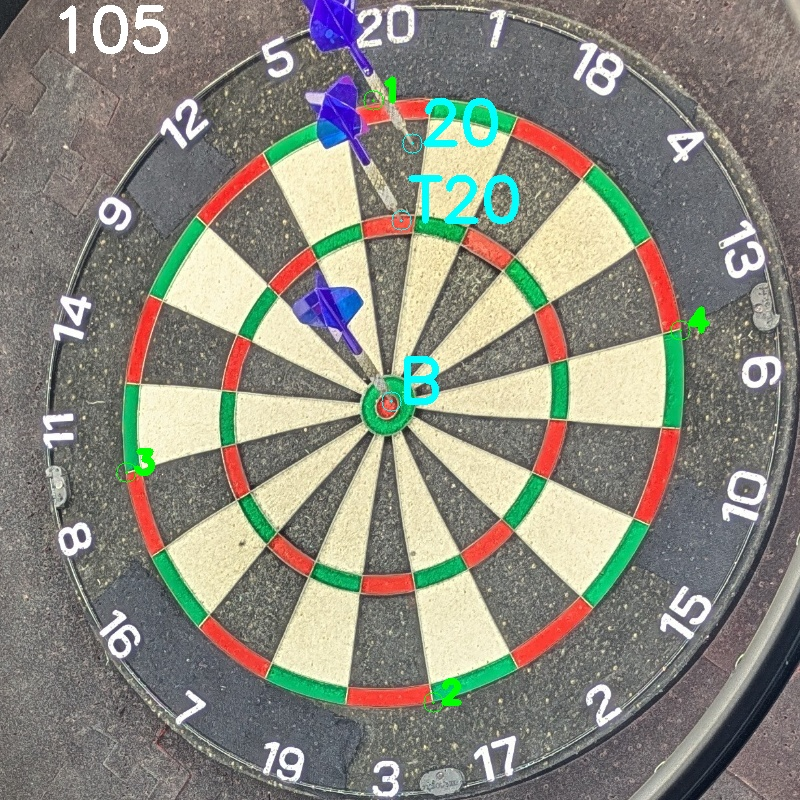
#> input picture custom_predictions/holo_v1/IMG_738_d3_05_01_2025_no_occ3_pred.jpg, 800 x 800 px
$ python BoardDetection.py --input custom_predictions/holo_v1/IMG_738_d3_05_01_2025_no_occ3_pred.jpg
#> lines starting #> are read from the running program, lines starting #| are printed output that depends on the picture; after the words box and inside, x2 and y2 are one past the last pixel; in counts of white or black regions, pixels touching at a corner belong together
import cv2
import numpy as np
import argparse
import os
import os.path as osp
import random
from random import sample

class Ellipse:
    def __init__(self):
        self.center = None # (x, y)
        self.centerFloat = None # (x, y)
        self.axes = None # (width, height) = (b, a)=(minor,major)
        self.axesFloat = None # (b,a)
        self.angle = None # angle in degrees

def find_board(image):
    """ input: path to image """
    if isinstance(image, str) and osp.isfile(image):
        img = cv2.imread(image)
#> img is the input picture: shape (800, 800, 3); mean B, G, R 125.8, 136.5, 137.7
    else:
        img = image

    if img is None:
        print('Could not open or find the image:', image)
        exit(0)

    h, w = img.shape[:2]
    hsv = cv2.cvtColor(img, cv2.COLOR_BGR2HSV)
#> hsv: shape (800, 800, 3); mean H, S, V 48.9, 45.7, 149.1

    # Define the lower and upper bounds for red and green colors in HSV
    lower_red1 = np.array([0, 120, 70])
    upper_red1 = np.array([10, 255, 255])
    lower_red2 = np.array([170, 120, 70])
    upper_red2 = np.array([180, 255, 255])

    lower_green = np.array([40, 40, 40])
    upper_green = np.array([80, 255, 255])

    red_mask1 = cv2.inRange(hsv, lower_red1, upper_red1)
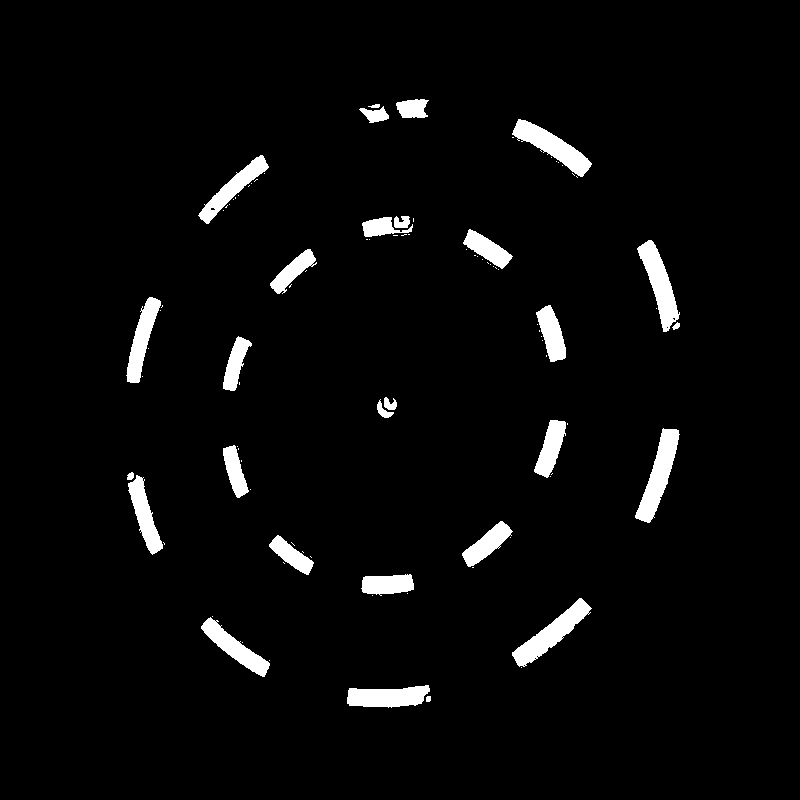
#> red_mask1: shape (800, 800); 3.6% white; 93 white regions (65 under 20 px), largest, box (x1, y1, x2, y2) and area: (635, 428, 680, 523) 1734, (512, 598, 592, 667) 1706, (512, 119, 592, 177) 1629
    red_mask2 = cv2.inRange(hsv, lower_red2, upper_red2)
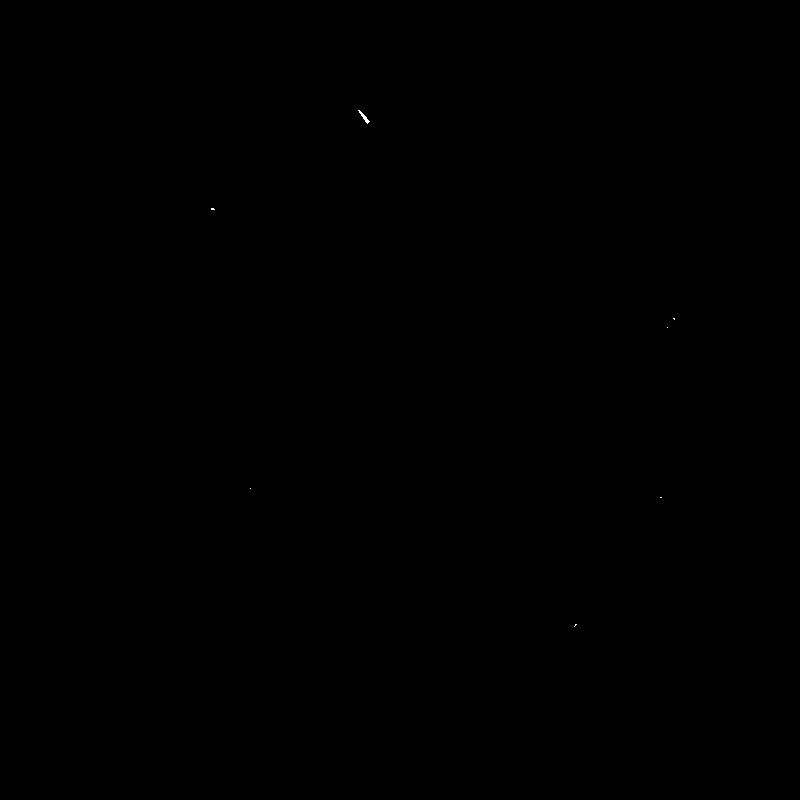
#> red_mask2: shape (800, 800); 0.01% white in thin lines or dots, all inside (x1, y1, x2, y2) = (211, 110, 675, 627)
    green_mask = cv2.inRange(hsv, lower_green, upper_green)
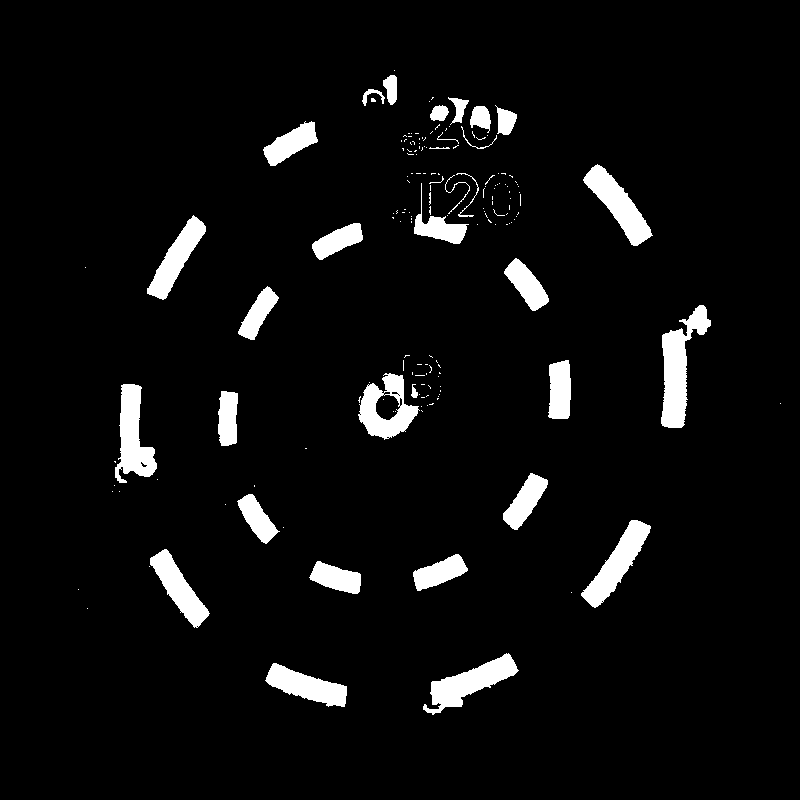
#> green_mask: shape (800, 800); 5.2% white; 171 white regions (137 under 20 px), largest, box (x1, y1, x2, y2) and area: (661, 305, 711, 428) 2747, (423, 653, 519, 715) 2242, (115, 384, 157, 483) 2229
    red_mask = cv2.bitwise_or(red_mask1, red_mask2)
#> red_mask: shape (800, 800); 3.6% white; 93 white regions (65 under 20 px), largest, box (x1, y1, x2, y2) and area: (635, 428, 680, 523) 1736, (512, 598, 592, 667) 1710, (512, 119, 592, 177) 1629
    final_mask = cv2.bitwise_or(red_mask, green_mask)
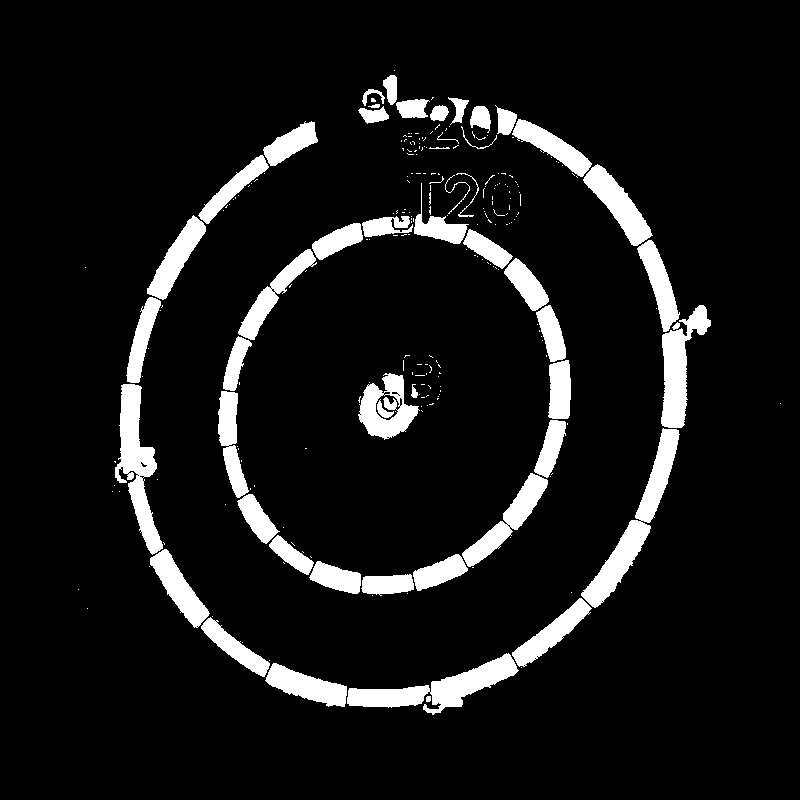
#> final_mask: shape (800, 800); 8.8% white; 250 white regions (197 under 20 px), largest, box (x1, y1, x2, y2) and area: (581, 428, 680, 608) 3885, (347, 653, 519, 715) 3656, (115, 384, 163, 555) 3443
    binary = otsu_thresholding(final_mask)

    resizeMasked, scale_factor_ellipse = proportionalResize(binary, 1000)

    detectedEllipse = Ellipse()
    detectedEllipse.centerFloat, detectedEllipse.axesFloat, detectedEllipse.angle = findEllipse(resizeMasked)
    detectedEllipse.center = (int(detectedEllipse.centerFloat[0]), int(detectedEllipse.centerFloat[1]))
    detectedEllipse.axes = (int(detectedEllipse.axesFloat[0]), int(detectedEllipse.axesFloat[1]))

    if detectedEllipse is None:
        print("No ellipse found.")
        return None

    resizedEllipse = resize_ellipse(scale_factor_ellipse, detectedEllipse)

    bbox = getSquareBboxForEllipse(resizedEllipse.centerFloat, resizedEllipse.axesFloat, h, w) # bbox for cropping on the board with random buffer (0.32-0.35)

    reformatted_bbox = [bbox[0][1], bbox[1][1],  # deepdarts convention: topleft_y, bottomright_y, top_left_x, bottom_right_x
                       bbox[0][0], bbox[1][0]]

    return reformatted_bbox

def resize_ellipse(scale_factor, ellipse):
    resizedEllipse = Ellipse()
    resizedEllipse.center = (int(ellipse.centerFloat[0]/scale_factor), int(ellipse.centerFloat[1]/scale_factor))
    resizedEllipse.centerFloat = (ellipse.centerFloat[0]/scale_factor, ellipse.centerFloat[1]/scale_factor)
    resizedEllipse.axes = (int(ellipse.axesFloat[0]/scale_factor), int(ellipse.axesFloat[1]/scale_factor))
    resizedEllipse.axesFloat = (ellipse.axesFloat[0]/scale_factor, ellipse.axesFloat[1]/scale_factor)
    resizedEllipse.angle = ellipse.angle
    return resizedEllipse

def otsu_thresholding(img):
    blur = cv2.GaussianBlur(img,(5,5),0)
    _, binary_img = cv2.threshold(blur,0,255,cv2.THRESH_BINARY+cv2.THRESH_OTSU)
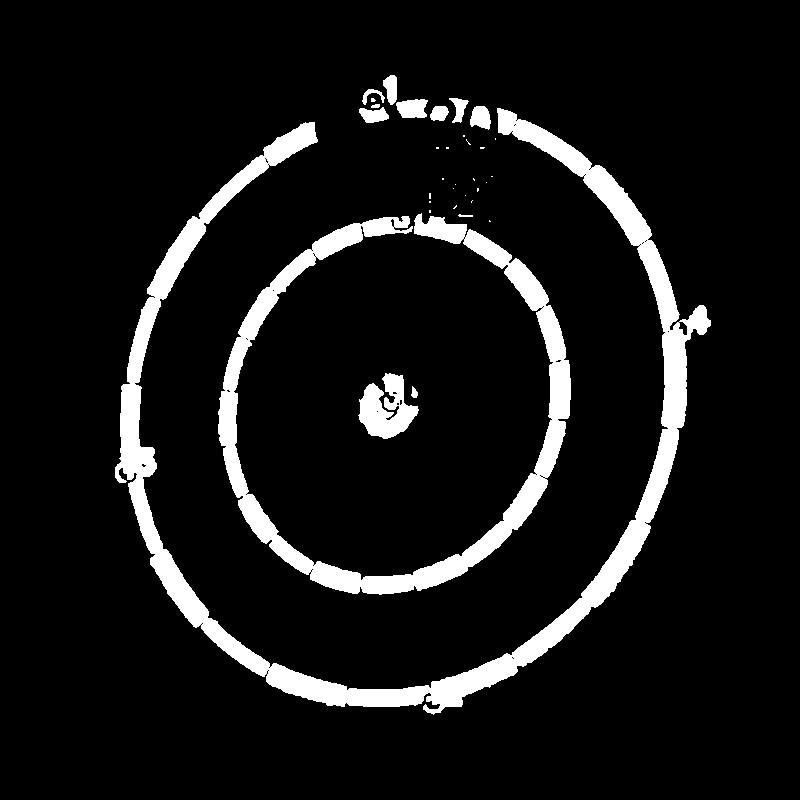
#> binary_img: shape (800, 800); 8.7% white; 34 white regions (21 under 20 px)
    return binary_img

def proportionalResize(image, target_size, inter=cv2.INTER_AREA):
#> called with target_size = 1000, inter = 3
    (h, w) = image.shape[:2]
    max_side = max(h, w)
#> in find_board, `resizeMasked, scale_factor_ellipse = proportionalResize(binary, 1000)`: scale_factor_ellipse = 1

    if max_side > target_size:
        r = target_size / float(max_side)
        return cv2.resize(image, (0, 0), fx=r, fy=r), r
    return image, 1


# [35 lines left out: function alternatefindEllipse, not called in this run]

def findEllipse(img, img_name=None, original_img=None, scale_factor=1):
    """
    input: binary image
    output: params of roated rectangle around ellipse
    center point, (width, height)=axes=(b,a)=(minor,major), angle
    """
#> called with scale_factor = 1
    img = cv2.GaussianBlur(img.copy(), (3, 3), 0)
#> img: shape (800, 800)

    kernel = np.ones((5, 5), np.uint8)
    closed = cv2.morphologyEx(img, cv2.MORPH_CLOSE, kernel)

    contours, _ = cv2.findContours(closed, cv2.RETR_EXTERNAL, cv2.CHAIN_APPROX_SIMPLE)
#> contours = 20 contours, 14 with area under 20; largest, box (x1, y1, x2, y2) and area: (217, 209, 572, 596) 105012, (114, 107, 712, 716) 35392, (358, 74, 492, 131) 2994, (457, 213, 474, 218) 52, (462, 134, 472, 146) 34, (428, 192, 432, 204) 33

    ellipses = []
    best_ellipse = None

    for c in contours:
        if c.shape[0] > 5:
            rectangle = cv2.fitEllipse(c)
            (x, y), (w, h), angle = rectangle
            size = w * h
            circularity = w / h
            ellipses.append((rectangle, size, circularity))
#> this loop made 20 passes
#> (x, y, w, h, angle, size, circularity) on passes 2, 3, 4, 5, 9, 11, 18, 19: (464.9, 215.3, 4.84, 20.67, 92.41, 99.99, 0.234), (394, 404.4, 345.7, 387.2, 22.58, 133849.2, 0.893), (454.6, 206.9, 4.4, 7.31, 35.5, 32.12, 0.602), (471.3, 200.5, 3.46, 5.92, 14.14, 20.49, 0.585), (454, 186, 3.18, 7.69, 20.72, 24.43, 0.413), (473.5, 179, 3.6, 5.02, 148.3, 18.09, 0.718), (466.6, 140.1, 4.48, 14.71, 144.5, 65.86, 0.305), (403.7, 401.5, 539.6, 603.8, 23.58, 325820.2, 0.894)
#> after the loop, ellipses = 9 items

    if len(ellipses) == 0:
        return None
    else:
        ellipses.sort(key=lambda x: x[1], reverse=True)
    size_of_largest_ellipse = ellipses[0][1]
#> size_of_largest_ellipse = 325820.2

    for i, ellipse in enumerate(ellipses):
        if ellipse[2] > 0.8:

            if ellipse[1] > 0.5 * size_of_largest_ellipse:
                best_ellipse = ellipse[0] # for now its just the largest ellipse with circularity > 0.8 and it must be at least 50% of the largest ellipse
            break
#> this loop made 1 pass
#> in find_board, `detectedEllipse.centerFloat, detectedEllipse.axesFloat, detectedEllips..`: detectedEllipse.centerFloat = (403.7, 401.5); detectedEllipse.axesFloat = (539.6, 603.8); detectedEllipse.angle = 23.58
#> in find_board, `detectedEllipse.center = (int(detectedEllipse.centerFloat[0]), int(det..`: detectedEllipse.center = (403, 401)
#> in find_board, `detectedEllipse.axes = (int(detectedEllipse.axesFloat[0]), int(detecte..`: detectedEllipse.axes = (539, 603)
    if best_ellipse is None:
        best_ellipse = ellipses[0][0] # if no ellipse with circularity > 0.8, return the largest ellipse
    return best_ellipse

def getSquareBboxForEllipse(center, axes, h, w, buffer=None):
    """
    input: center point, axes, image height and width
    output: top left and bottom right corners of a square bounding box with
    the same center as the ellipse and 25-35% larger than the ellipse
    buffer: optional parameter to set the bounding box to be buffer% larger than the ellipse
    """
#> called with center = (403.7, 401.5), axes = (539.6, 603.8), h = 800, w = 800

    scale_factor = 1 + random.uniform(0.3, 0.35) # outer rim is 32% larger than the ellipse
    if buffer is not None:
        scale_factor = 1 + buffer
    long_axis = max(axes) * scale_factor # set the bounding box to be 25-35% larger than the ellipse
#> long_axis = 810.4
    top_left_corner = (max(0, int(center[0] - long_axis/2)),
                      max(0, int(center[1] - long_axis/2)))
#> top_left_corner = (0, 0)
    bottom_right_corner = (min(w, int(center[0] + long_axis/2)),
                          min(h, int(center[1] + long_axis/2)))
#> bottom_right_corner = (800, 800)

    return (top_left_corner, bottom_right_corner)

if __name__ == '__main__':
    parser = argparse.ArgumentParser(description='Board detection using ellipse fitting.')
    parser.add_argument('-i', '--input', help='Path to input image.',
                       default='boards/myboard/testboard.jpg')
    args = parser.parse_args()

    if osp.isdir(args.input):
        for img in os.listdir(args.input):
            if not osp.isdir(osp.join(args.input, img)):
                if (img.endswith('.jpg') or img.endswith('.png') or img.endswith('.jpeg')):
                    print("bbox = ", find_board(osp.join(args.input, img)))
                else:
                    print("Skipping non image file: ", img)
    else:
        print("bbox = ", find_board(args.input))
#> in find_board, `bbox = getSquareBboxForEllipse(resizedEllipse.centerFloat, resizedElli..`: bbox = ((0, 0), (800, 800))
#> in find_board, `reformatted_bbox = [bbox[0][1], bbox[1][1],`: reformatted_bbox = [0, 800, 0, 800]

$ run again, on custom_aug/train/train_batch0.jpg
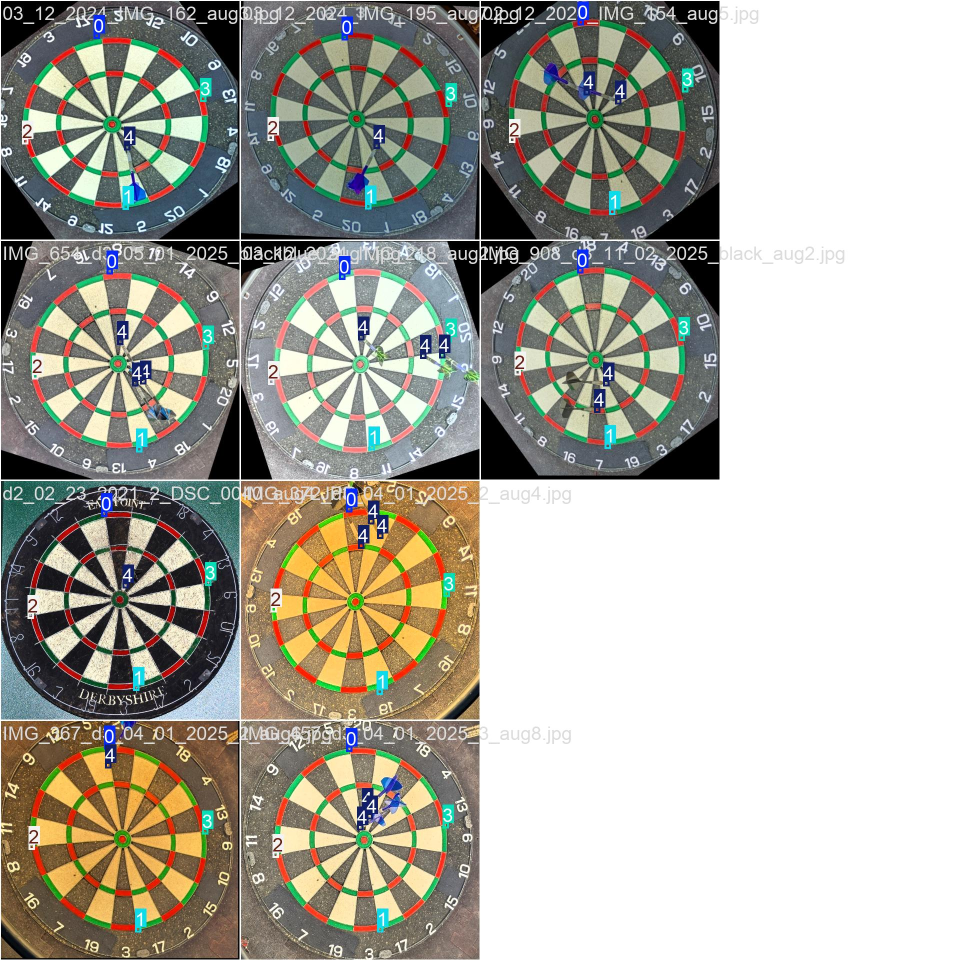
#> input picture custom_aug/train/train_batch0.jpg, 1920 x 1920 px (shown at 1/2 size)
#> in find_board, img is the input picture: shape (1920, 1920, 3); mean B, G, R 162.3, 171.9, 174
#> hsv: shape (1920, 1920, 3); mean H, S, V 33.7, 43.2, 182.4
#> in find_board, `red_mask1 = cv2.inRange(hsv, lower_red1, upper_red1)`:
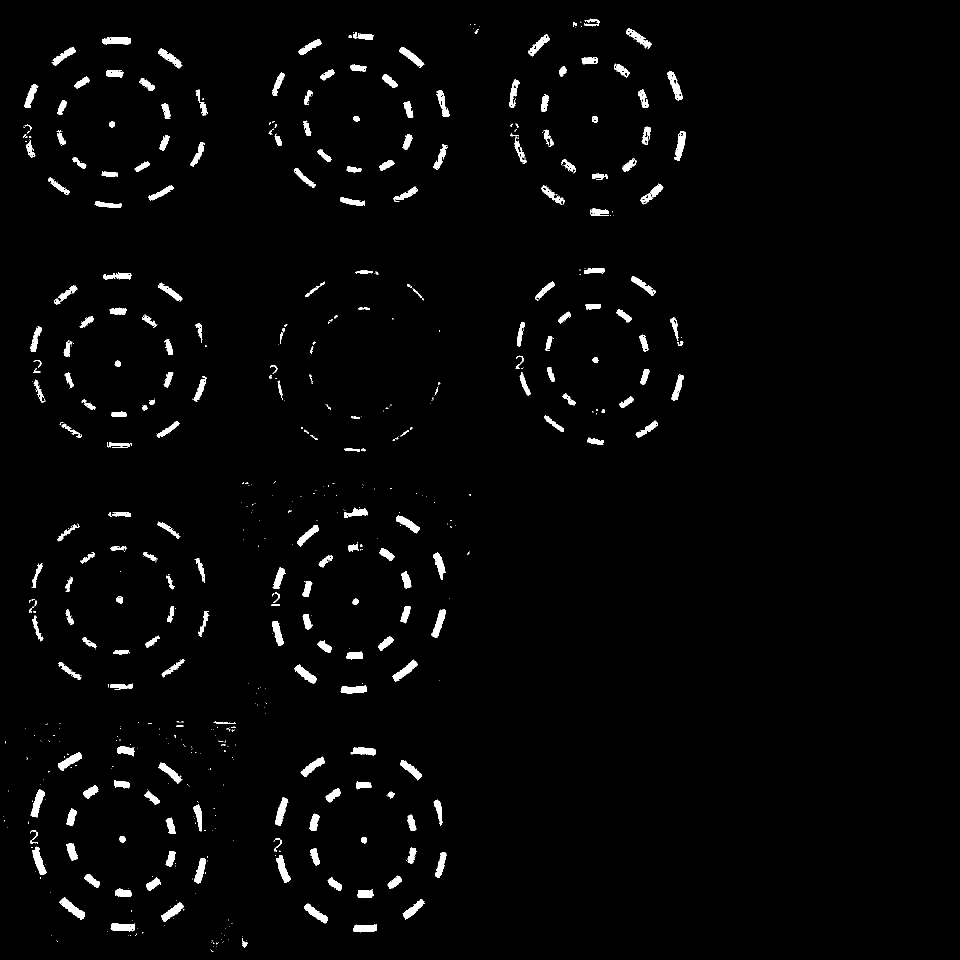
#> red_mask1: shape (1920, 1920) (shown at 1/2 size); 2.1% white; 681 white regions (446 under 20 px), largest, box (x1, y1, x2, y2) and area: (118, 1795, 170, 1840) 824, (785, 1319, 836, 1363) 756, (61, 1578, 90, 1635) 753
#> red_mask2: shape (1920, 1920); 0.21% white in thin lines or dots, all inside (x1, y1, x2, y2) = (48, 38, 1368, 1861)
#> green_mask: shape (1920, 1920); 3.6% white; 2232 white regions (1867 under 20 px), largest, box (x1, y1, x2, y2) and area: (626, 276, 699, 404) 2631, (262, 278, 344, 361) 1711, (719, 273, 762, 374) 1478
#> red_mask: shape (1920, 1920); 2.3% white; 615 white regions (389 under 20 px), largest, box (x1, y1, x2, y2) and area: (118, 1795, 170, 1840) 824, (1335, 142, 1366, 201) 816, (1348, 263, 1372, 322) 772
#> final_mask: shape (1920, 1920); 5.9% white; 2658 white regions (2215 under 20 px), largest, box (x1, y1, x2, y2) and area: (549, 128, 730, 413) 7662, (1168, 534, 1374, 891) 6730, (205, 74, 417, 411) 6532
#> binary_img: shape (1920, 1920); 5.9% white; 925 white regions (624 under 20 px)
#> in find_board, `resizeMasked, scale_factor_ellipse = proportionalResize(binary, 1000)`:
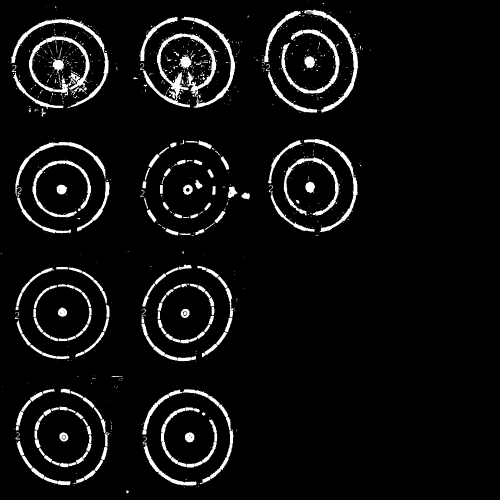
#> resizeMasked: shape (1000, 1000) (shown at 1/2 size); min 0, max 255, mean 15
#> scale_factor_ellipse = 0.521
#> img: shape (1000, 1000)
#> contours = 77 contours, 38 with area under 20; largest, box (x1, y1, x2, y2) and area: (523, 17, 726, 226) 31148, (282, 777, 474, 976) 28214, (15, 33, 218, 235) 27910, (535, 277, 717, 472) 26632, (277, 32, 485, 217) 18288
#> the loop in findEllipse, `for c in contours:` made 77 passes
#> (x, y, w, h, angle, size, circularity) on passes 2, 3, 5, 7, 8, 10, 14, 20: (253.1, 982.9, 7.94, 10.66, 101.6, 84.64, 0.745), (151.7, 946.5, 3.46, 5.92, 165.9, 20.49, 0.585), (125.7, 873.2, 113.5, 124.7, 145.4, 14150.1, 0.91), (375.4, 874.5, 184, 196, 174.3, 36079.3, 0.939), (123.9, 873.1, 176.4, 192.8, 144.3, 34005.1, 0.915), (232.3, 774.8, 8.71, 17.1, 161, 148.9, 0.509), (234.9, 754.8, 12.61, 24.95, 101.5, 314.7, 0.506), (124.5, 624.8, 116.4, 119.5, 85.25, 13907.8, 0.975)
#> after the loop in findEllipse, `for c in contours:`: ellipses = 37 items
#> size_of_largest_ellipse = 40238.5
#> the loop in findEllipse, `for i, ellipse in enumerate(ellipses):` made 1 pass
#> ellipse on pass 1: (((622.9, 121.5), (192.5, 209), 168.8), 40238.5, 0.921)
#> detectedEllipse.centerFloat = (622.9, 121.5); detectedEllipse.axesFloat = (192.5, 209); detectedEllipse.angle = 168.8
#> detectedEllipse.center = (622, 121)
#> detectedEllipse.axes = (192, 209)
#> resizedEllipse.center = (1195, 233)
#> resizedEllipse.centerFloat = (1196, 233.2)
#> resizedEllipse.axes = (369, 401)
#> resizedEllipse.axesFloat = (369.6, 401.4)
#> long_axis = 538.7
#> top_left_corner = (926, 0)
#> bottom_right_corner = (1465, 502)
#> bbox = ((926, 0), (1465, 502))
#> reformatted_bbox = [0, 502, 926, 1465]
